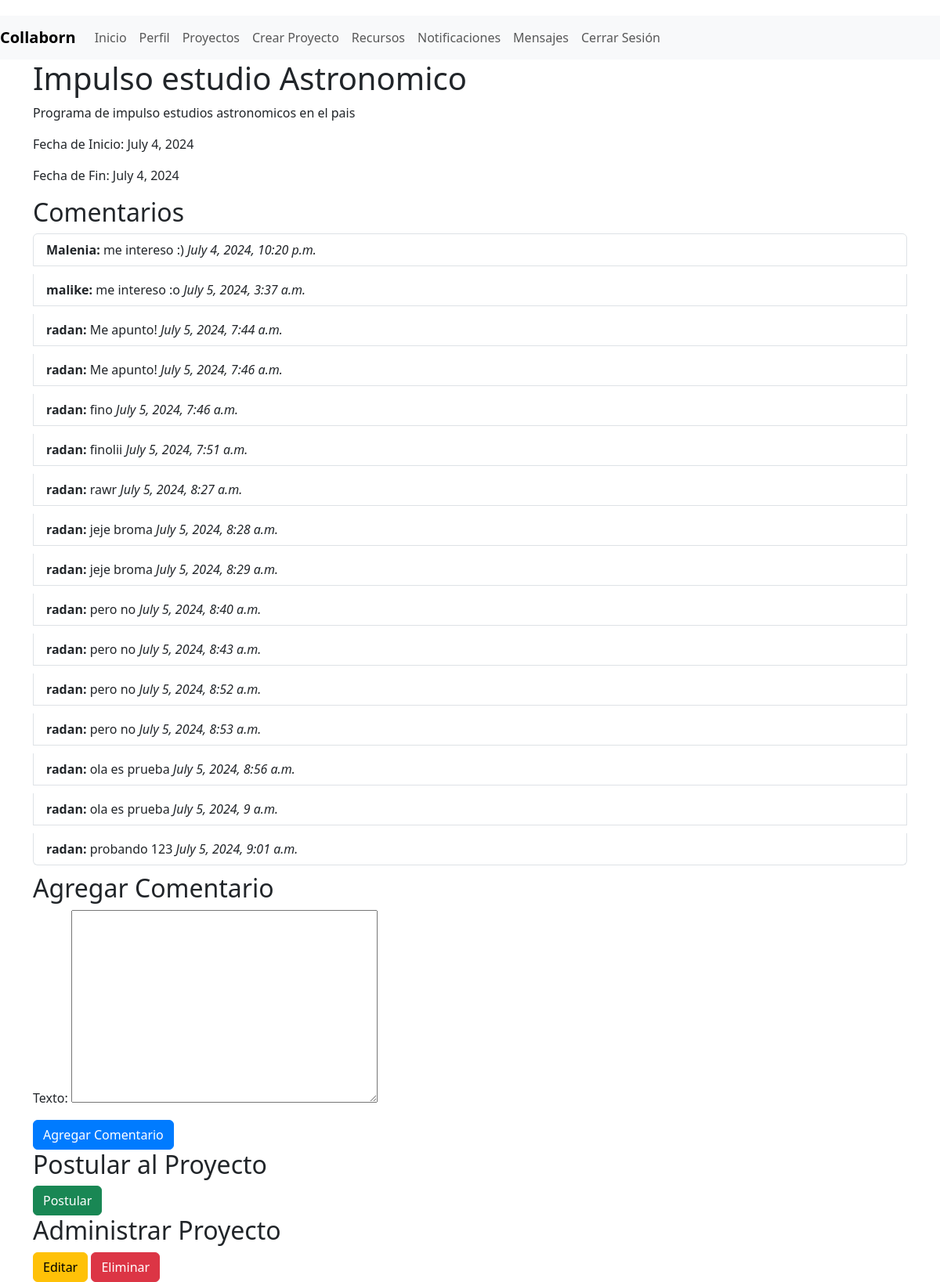
Page /proyectos/1/ (signed in) on the earlier database version.
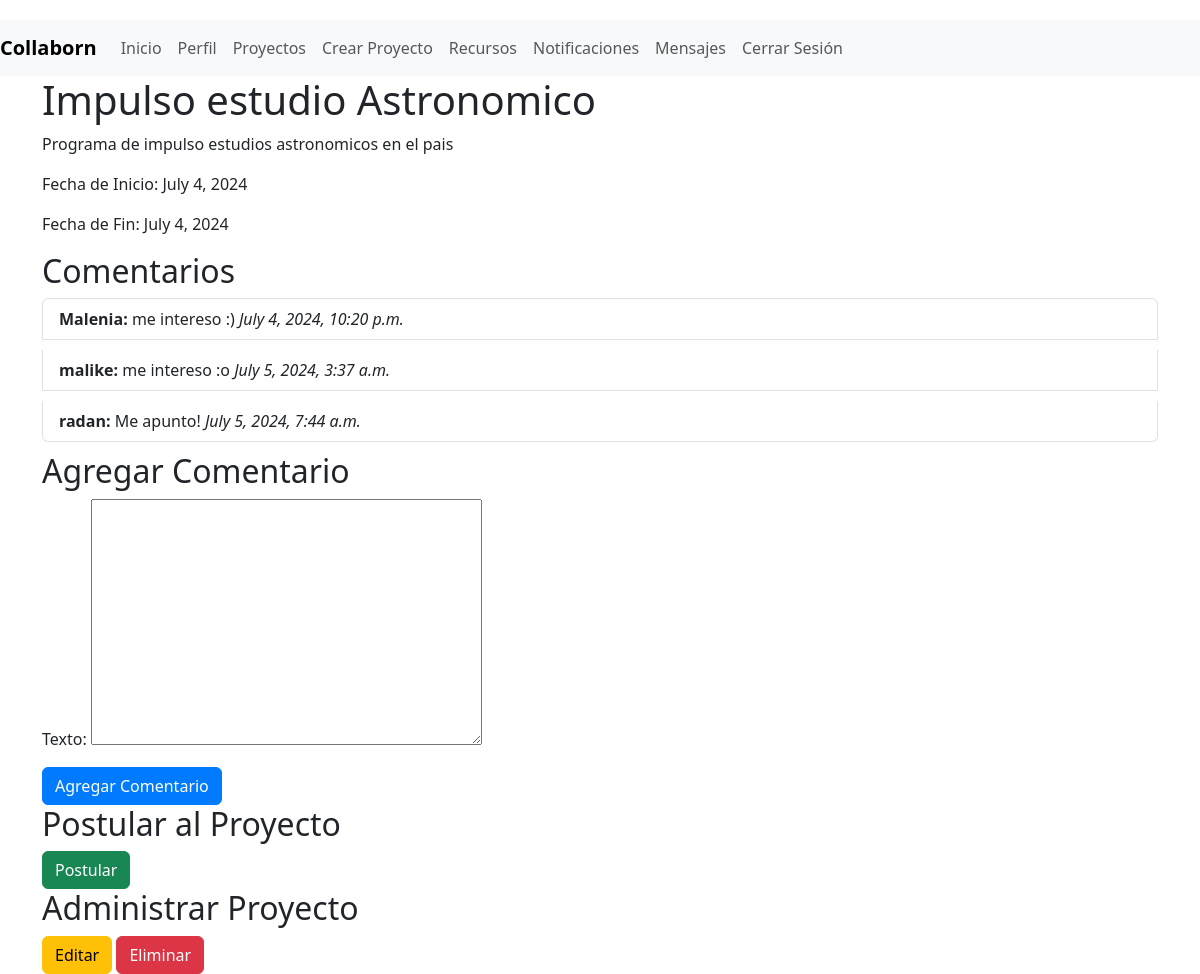
Same page on the later database version.
### myapp/models.py (models this page shows, shortened)
class Comentario(models.Model):
    proyecto = models.ForeignKey(Proyecto, related_name='comentarios', on_delete=models.CASCADE)
    autor = models.ForeignKey(User, on_delete=models.CASCADE)
    texto = models.TextField()
    fecha_creacion = models.DateTimeField(auto_now_add=True)

### myapp/views.py (the view)
# urls.py: path('proyectos/<int:proyecto_id>/', views.proyecto_detail, name='proyecto_detail'),
@login_required
def proyecto_detail(request, proyecto_id):
    proyecto = get_object_or_404(Proyecto, id=proyecto_id)
    comentarios = proyecto.comentarios.all()
    if request.method == 'POST':
        form = ComentarioForm(request.POST)
        if form.is_valid():
            comentario = form.save(commit=False)
            comentario.proyecto = proyecto
            comentario.autor = request.user
            comentario.save()
            messages.success(request, 'Comentario agregado exitosamente.')
            return redirect('proyecto_detail', proyecto_id=proyecto.id)
        else:
            messages.error(request, 'Error al agregar el comentario.')
    else:
        form = ComentarioForm()
    return render(request, 'myapp/proyecto_detail.html', {'proyecto': proyecto, 'comentarios': comentarios, 'form': form})

### myapp/forms.py
class ComentarioForm(forms.ModelForm):
    class Meta:
        model = Comentario
        fields = ['texto']

### myapp/templates/myapp/proyecto_detail.html (shortened to what this page needs)
{% extends 'myapp/base.html' %}
{% block content %}
<h1>{{ proyecto.nombre }}</h1>
<p>{{ proyecto.descripcion }}</p>
<p>Fecha de Inicio: {{ proyecto.fecha_inicio }}</p>
<p>Fecha de Fin: {{ proyecto.fecha_fin }}</p>
<h2>Comentarios</h2>
<ul class="list-group">
    {% for comentario in comentarios %}
    <li class="list-group-item">
        <strong>{{ comentario.autor.username }}:</strong> {{ comentario.texto }} <em>{{ comentario.fecha_creacion }}</em>
    </li>
    {% endfor %}
</ul>
<h2>Agregar Comentario</h2>
<form method="post">
    {{ form.as_p }}
    <button type="submit" class="btn btn-primary">Agregar Comentario</button>
</form>
<h2>Postular al Proyecto</h2>
<form method="post" action="{% url 'postular_proyecto' proyecto.id %}">
    <button type="submit" class="btn btn-success">Postular</button>
</form>
<h2>Administrar Proyecto</h2>
<a href="{% url 'proyecto_edit' proyecto.id %}" class="btn btn-warning">Editar</a>
<a href="{% url 'proyecto_delete' proyecto.id %}" class="btn btn-danger">Eliminar</a>
{% endblock %}

Differences in the rows shown:
removed Comentario: autor.username "radan", texto "Me apunto!", fecha_creacion "July 5, 2024, 7:46 a.m."
removed Comentario: autor.username "radan", texto "fino", fecha_creacion "July 5, 2024, 7:46 a.m."
removed Comentario: autor.username "radan", texto "finolii", fecha_creacion "July 5, 2024, 7:51 a.m."
removed Comentario: autor.username "radan", texto "rawr", fecha_creacion "July 5, 2024, 8:27 a.m."
removed Comentario: autor.username "radan", texto "jeje broma", fecha_creacion "July 5, 2024, 8:28 a.m."
removed Comentario: autor.username "radan", texto "jeje broma", fecha_creacion "July 5, 2024, 8:29 a.m."
removed Comentario: autor.username "radan", texto "pero no", fecha_creacion "July 5, 2024, 8:40 a.m."
removed Comentario: autor.username "radan", texto "pero no", fecha_creacion "July 5, 2024, 8:43 a.m."
removed Comentario: autor.username "radan", texto "pero no", fecha_creacion "July 5, 2024, 8:52 a.m."
removed Comentario: autor.username "radan", texto "pero no", fecha_creacion "July 5, 2024, 8:53 a.m."
removed Comentario: autor.username "radan", texto "ola es prueba", fecha_creacion "July 5, 2024, 8:56 a.m."
removed Comentario: autor.username "radan", texto "ola es prueba", fecha_creacion "July 5, 2024, 9 a.m."
removed Comentario: autor.username "radan", texto "probando 123", fecha_creacion "July 5, 2024, 9:01 a.m."
